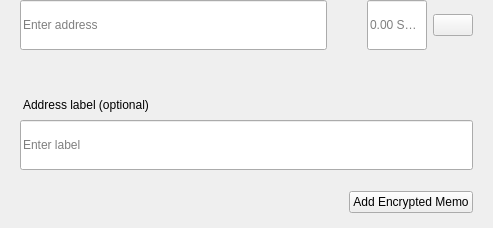
<?xml version="1.0" encoding="UTF-8"?>
<ui version="4.0">
 <class>SendMultiRow</class>
 <widget class="QWidget" name="SendMultiRow">
  <property name="geometry">
   <rect>
    <x>0</x>
    <y>0</y>
    <width>493</width>
    <height>228</height>
   </rect>
  </property>
  <property name="minimumSize">
   <size>
    <width>0</width>
    <height>0</height>
   </size>
  </property>
  <property name="maximumSize">
   <size>
    <width>16777215</width>
    <height>16777215</height>
   </size>
  </property>
  <property name="windowTitle">
   <string>Form</string>
  </property>
  <layout class="QVBoxLayout" name="verticalLayout_3">
   <property name="spacing">
    <number>0</number>
   </property>
   <property name="leftMargin">
    <number>0</number>
   </property>
   <property name="topMargin">
    <number>0</number>
   </property>
   <property name="rightMargin">
    <number>20</number>
   </property>
   <property name="bottomMargin">
    <number>5</number>
   </property>
   <item alignment="Qt::AlignTop">
    <widget class="QWidget" name="widget" native="true">
     <property name="sizePolicy">
      <sizepolicy hsizetype="Expanding" vsizetype="Maximum">
       <horstretch>0</horstretch>
       <verstretch>0</verstretch>
      </sizepolicy>
     </property>
     <property name="minimumSize">
      <size>
       <width>0</width>
       <height>60</height>
      </size>
     </property>
     <property name="maximumSize">
      <size>
       <width>16777215</width>
       <height>85</height>
      </size>
     </property>
     <layout class="QHBoxLayout" name="horizontalLayout" stretch="6,0,2">
      <property name="spacing">
       <number>0</number>
      </property>
      <property name="leftMargin">
       <number>8</number>
      </property>
      <property name="topMargin">
       <number>0</number>
      </property>
      <property name="rightMargin">
       <number>0</number>
      </property>
      <property name="bottomMargin">
       <number>0</number>
      </property>
      <item alignment="Qt::AlignTop">
       <widget class="QStackedWidget" name="stackedAddress">
        <property name="minimumSize">
         <size>
          <width>0</width>
          <height>50</height>
         </size>
        </property>
        <property name="maximumSize">
         <size>
          <width>16777215</width>
          <height>50</height>
         </size>
        </property>
        <widget class="QWidget" name="page_4">
         <property name="sizePolicy">
          <sizepolicy hsizetype="Expanding" vsizetype="Preferred">
           <horstretch>0</horstretch>
           <verstretch>0</verstretch>
          </sizepolicy>
         </property>
         <property name="minimumSize">
          <size>
           <width>0</width>
           <height>50</height>
          </size>
         </property>
         <property name="maximumSize">
          <size>
           <width>16777215</width>
           <height>55</height>
          </size>
         </property>
         <layout class="QVBoxLayout" name="verticalLayout_7">
          <property name="spacing">
           <number>0</number>
          </property>
          <property name="leftMargin">
           <number>12</number>
          </property>
          <property name="topMargin">
           <number>0</number>
          </property>
          <property name="rightMargin">
           <number>0</number>
          </property>
          <property name="bottomMargin">
           <number>0</number>
          </property>
          <item>
           <widget class="QLineEdit" name="lineEditAddress">
            <property name="minimumSize">
             <size>
              <width>0</width>
              <height>50</height>
             </size>
            </property>
            <property name="maximumSize">
             <size>
              <width>16777215</width>
              <height>50</height>
             </size>
            </property>
            <property name="placeholderText">
             <string>Enter address</string>
            </property>
           </widget>
          </item>
         </layout>
        </widget>
        <widget class="QWidget" name="page_3"/>
       </widget>
      </item>
      <item>
       <spacer name="horizontalSpacer_3">
        <property name="orientation">
         <enum>Qt::Horizontal</enum>
        </property>
        <property name="sizeType">
         <enum>QSizePolicy::Fixed</enum>
        </property>
        <property name="sizeHint" stdset="0">
         <size>
          <width>40</width>
          <height>20</height>
         </size>
        </property>
       </spacer>
      </item>
      <item>
       <layout class="QHBoxLayout" name="horizontalLayout_2">
        <property name="spacing">
         <number>6</number>
        </property>
        <item alignment="Qt::AlignTop">
         <widget class="QLineEdit" name="lineEditAmount">
          <property name="sizePolicy">
           <sizepolicy hsizetype="Expanding" vsizetype="Preferred">
            <horstretch>0</horstretch>
            <verstretch>0</verstretch>
           </sizepolicy>
          </property>
          <property name="minimumSize">
           <size>
            <width>0</width>
            <height>50</height>
           </size>
          </property>
          <property name="maximumSize">
           <size>
            <width>16777215</width>
            <height>50</height>
           </size>
          </property>
          <property name="maxLength">
           <number>17</number>
          </property>
          <property name="alignment">
           <set>Qt::AlignLeading|Qt::AlignLeft|Qt::AlignVCenter</set>
          </property>
          <property name="placeholderText">
           <string notr="true">0.00 SSMN</string>
          </property>
         </widget>
        </item>
        <item>
         <layout class="QVBoxLayout" name="verticalLayout">
          <property name="topMargin">
           <number>14</number>
          </property>
          <property name="bottomMargin">
           <number>0</number>
          </property>
          <item alignment="Qt::AlignTop">
           <widget class="QPushButton" name="btnMenu">
            <property name="minimumSize">
             <size>
              <width>0</width>
              <height>0</height>
             </size>
            </property>
            <property name="maximumSize">
             <size>
              <width>16777215</width>
              <height>16777215</height>
             </size>
            </property>
            <property name="focusPolicy">
             <enum>Qt::NoFocus</enum>
            </property>
            <property name="text">
             <string/>
            </property>
           </widget>
          </item>
         </layout>
        </item>
       </layout>
      </item>
     </layout>
    </widget>
   </item>
   <item>
    <widget class="QWidget" name="layoutLabel" native="true">
     <property name="minimumSize">
      <size>
       <width>0</width>
       <height>0</height>
      </size>
     </property>
     <property name="maximumSize">
      <size>
       <width>16777215</width>
       <height>16777215</height>
      </size>
     </property>
     <layout class="QVBoxLayout" name="verticalLayout_9">
      <property name="spacing">
       <number>6</number>
      </property>
      <property name="leftMargin">
       <number>20</number>
      </property>
      <property name="topMargin">
       <number>0</number>
      </property>
      <property name="rightMargin">
       <number>0</number>
      </property>
      <property name="bottomMargin">
       <number>10</number>
      </property>
      <item>
       <spacer name="verticalSpacer">
        <property name="orientation">
         <enum>Qt::Vertical</enum>
        </property>
        <property name="sizeType">
         <enum>QSizePolicy::Fixed</enum>
        </property>
        <property name="sizeHint" stdset="0">
         <size>
          <width>20</width>
          <height>20</height>
         </size>
        </property>
       </spacer>
      </item>
      <item>
       <widget class="QLabel" name="labelSubtitleDescription">
        <property name="styleSheet">
         <string notr="true">margin-bottom:2px;
margin-left:0.05px;
padding:0px;</string>
        </property>
        <property name="text">
         <string>Address label (optional)</string>
        </property>
       </widget>
      </item>
      <item>
       <widget class="QLineEdit" name="lineEditDescription">
        <property name="minimumSize">
         <size>
          <width>0</width>
          <height>50</height>
         </size>
        </property>
        <property name="maximumSize">
         <size>
          <width>16777215</width>
          <height>50</height>
         </size>
        </property>
        <property name="placeholderText">
         <string>Enter label</string>
        </property>
       </widget>
      </item>
      <item>
       <spacer name="verticalSpacer_2">
        <property name="orientation">
         <enum>Qt::Vertical</enum>
        </property>
        <property name="sizeType">
         <enum>QSizePolicy::Fixed</enum>
        </property>
        <property name="sizeHint" stdset="0">
         <size>
          <width>20</width>
          <height>15</height>
         </size>
        </property>
       </spacer>
      </item>
      <item>
       <widget class="QWidget" name="containerMemo" native="true">
        <layout class="QHBoxLayout" name="horizontalLayout_5">
         <property name="leftMargin">
          <number>0</number>
         </property>
         <property name="topMargin">
          <number>0</number>
         </property>
         <property name="rightMargin">
          <number>0</number>
         </property>
         <property name="bottomMargin">
          <number>0</number>
         </property>
         <item>
          <spacer name="horizontalSpacer">
           <property name="orientation">
            <enum>Qt::Horizontal</enum>
           </property>
           <property name="sizeHint" stdset="0">
            <size>
             <width>40</width>
             <height>20</height>
            </size>
           </property>
          </spacer>
         </item>
         <item>
          <widget class="QPushButton" name="btnAddMemo">
           <property name="text">
            <string notr="true">Add Encrypted Memo</string>
           </property>
          </widget>
         </item>
        </layout>
       </widget>
      </item>
     </layout>
    </widget>
   </item>
  </layout>
 </widget>
 <resources/>
 <connections/>
</ui>
